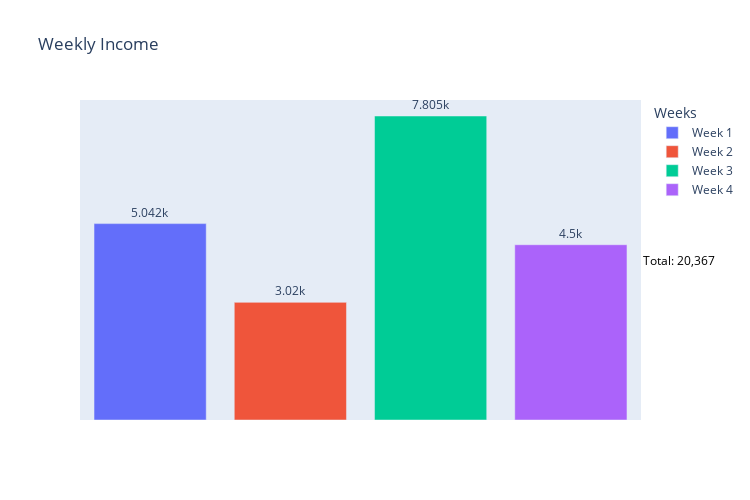

Source (notebook cell):
### Code cell
import plotly.express as px

df = pd.DataFrame({
'Weeks': pd.Series(['Week 1', 'Week 2', 'Week 3', 'Week 4']),
'Income': pd.Series([5042,3020,7805,4500])
})
fig = px.bar(df, x='Weeks', y='Income', height=500, width=750, text_auto='6s', title='Weekly Income', color='Weeks')
fig.update_traces(textposition='outside')
fig.update_layout(yaxis={'visible': False, 'showticklabels': True},xaxis={'visible': False, 'showticklabels': False})
# add annotation
fig.add_annotation(dict(font=dict(color='black',size=12),
                                        x=1,
                                        y=1-0.5,
                                        showarrow=False,
                                        text="Total: "+ "{:,}".format(df['Income'].sum()),
                                        textangle=0,
                                        xanchor='left',
                                        xref="paper",
                                        yref="paper"))
fig.show()

### Figure 1 — Plotly figure (JSON) as saved in the notebook; plotly's stock layout.template omitted (floating-point values rounded to 4 significant figures)
{"data": [{"alignmentgroup": "True", "hovertemplate": "Weeks=%{x}<br>Income=%{y}<extra></extra>", "legendgroup": "Week 1", "marker": {"color": "#636efa", "pattern": {"shape": ""}}, "name": "Week 1", "offsetgroup": "Week 1", "orientation": "v", "showlegend": true, "textposition": "outside", "texttemplate": "%{y:6s}", "type": "bar", "x": ["Week 1"], "xaxis": "x", "y": [5042], "yaxis": "y"}, {"alignmentgroup": "True", "hovertemplate": "Weeks=%{x}<br>Income=%{y}<extra></extra>", "legendgroup": "Week 2", "marker": {"color": "#EF553B", "pattern": {"shape": ""}}, "name": "Week 2", "offsetgroup": "Week 2", "orientation": "v", "showlegend": true, "textposition": "outside", "texttemplate": "%{y:6s}", "type": "bar", "x": ["Week 2"], "xaxis": "x", "y": [3020], "yaxis": "y"}, {"alignmentgroup": "True", "hovertemplate": "Weeks=%{x}<br>Income=%{y}<extra></extra>", "legendgroup": "Week 3", "marker": {"color": "#00cc96", "pattern": {"shape": ""}}, "name": "Week 3", "offsetgroup": "Week 3", "orientation": "v", "showlegend": true, "textposition": "outside", "texttemplate": "%{y:6s}", "type": "bar", "x": ["Week 3"], "xaxis": "x", "y": [7805], "yaxis": "y"}, {"alignmentgroup": "True", "hovertemplate": "Weeks=%{x}<br>Income=%{y}<extra></extra>", "legendgroup": "Week 4", "marker": {"color": "#ab63fa", "pattern": {"shape": ""}}, "name": "Week 4", "offsetgroup": "Week 4", "orientation": "v", "showlegend": true, "textposition": "outside", "texttemplate": "%{y:6s}", "type": "bar", "x": ["Week 4"], "xaxis": "x", "y": [4500], "yaxis": "y"}], "layout": {"annotations": [{"font": {"color": "black", "size": 12}, "showarrow": false, "text": "Total: 20,367", "textangle": 0, "x": 1, "xanchor": "left", "xref": "paper", "y": 0.5, "yref": "paper"}], "barmode": "relative", "height": 500, "legend": {"title": {"text": "Weeks"}, "tracegroupgap": 0}, "title": {"text": "Weekly Income"}, "width": 750, "xaxis": {"anchor": "y", "categoryarray": ["Week 1", "Week 2", "Week 3", "Week 4"], "categoryorder": "array", "domain": [0, 1], "showticklabels": false, "title": {"text": "Weeks"}, "visible": false}, "yaxis": {"anchor": "x", "domain": [0, 1], "showticklabels": true, "title": {"text": "Income"}, "visible": false}}}
